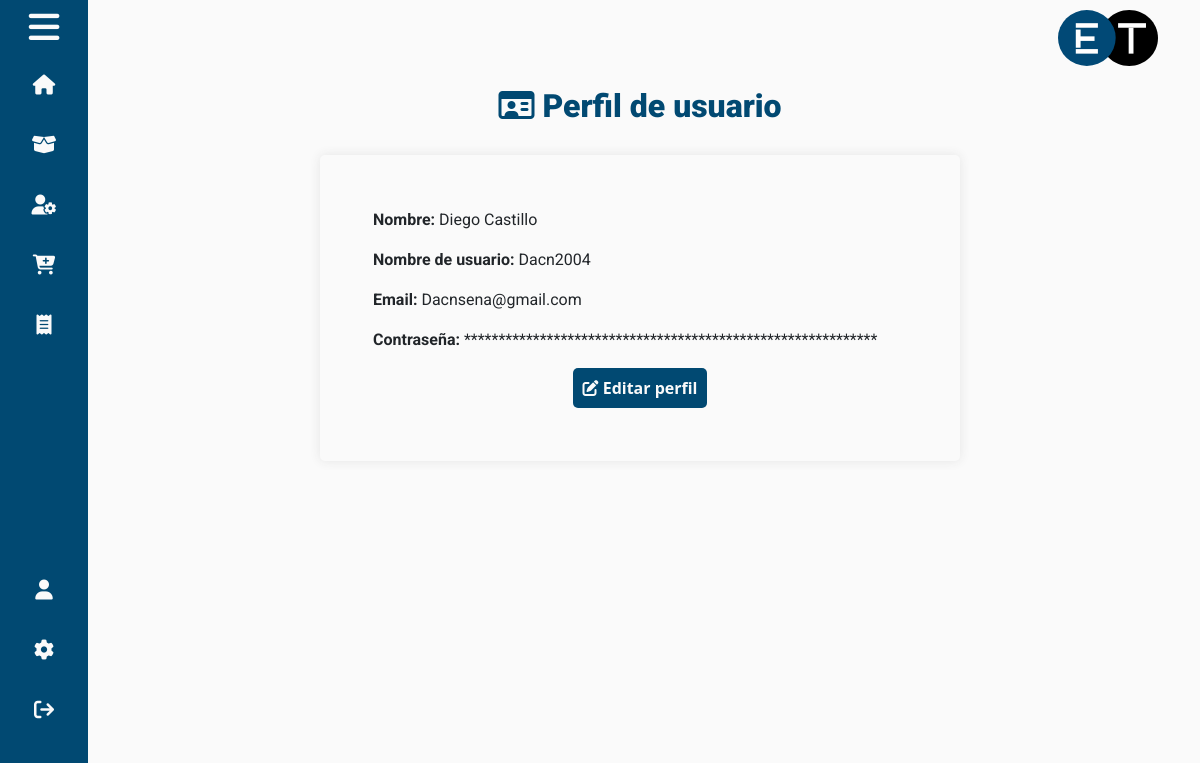
Screenshot of /view/admin/configuracion/perfil.php (signed in) with the database file from the repository.
### tables this page shows
CREATE TABLE `usuarios` (
  `id` int(11) NOT NULL,
  `nombre` varchar(50) NOT NULL,
  `username` varchar(20) NOT NULL,
  `password` varchar(255) DEFAULT NULL,
  `id_rol` int(11) NOT NULL,
  `email` varchar(100) NOT NULL,
  `last_session` datetime DEFAULT NULL,
  `activacion` int(11) NOT NULL DEFAULT 0,
  `password_request` int(11) NOT NULL DEFAULT 0,
  `codigo_recuperacion` varchar(6) DEFAULT NULL
);

### controller/mostrardatosperfil.php (called while the page is built, shortened)
<?php
include "../../../model/conexion.php";
$usuario = $_SESSION['usuario'];
$consulta = "SELECT * FROM usuarios WHERE username='$usuario'";
$resultado = $conexion->query($consulta);
if ($resultado && $resultado->num_rows > 0) {
    $usuarioData = $resultado->fetch_assoc();
} else {
    echo "<script>alert('No se encontraron los datos del usuario');</script>";
}

### controller/ocultarcontra.php (called while the page is built)
<?php
function hidePassword($password) {
    $length = strlen($password);
    $hiddenPassword = str_repeat('*', $length);
    return $hiddenPassword;
}

### view/admin/configuracion/perfil.php (the view, shortened to what this page needs)
<?php include '../../../controller/MostrarDatosPerfil.php' ?>
<!DOCTYPE html>
<html lang="en">
<head>
    <link href="https://cdn.jsdelivr.net/npm/bootstrap@5.3.2/dist/css/bootstrap.min.css" rel="stylesheet">
    <link href="https://unpkg.com/aos@2.3.1/dist/aos.css" rel="stylesheet">
    <link rel="stylesheet" href="../../../public/css/editarperfil.css">
</head>
<body>
    <nav class="sidebar close">
        <header>
            <i class="fa-solid fa-bars toggle"></i>
        </header>
        <div class="menu-bar">
            <div class="menu">
                <ul class="menu-links">
                    <li class="nav-link">
                        <a href="../homeadmin.php">
                            <i class="fa-solid fa-house"></i>
                        </a>
                    </li>
                    <li class="nav-link">
                        <a href="../inventario/inventarioadmin.php">
                            <i class="fa-solid fa-box-open"></i>
                        </a>
                    </li>
                    <li class="nav-link">
                        <a href="../gestionar/gestionarusuarios.php">
                            <i class="fa-solid fa-user-gear"></i>
                        </a>
                    </li>
                    <li class="nav-link">
                        <a href="../ventas/ventasadmin.php">
                            <i class="fa-solid fa-cart-plus"></i>
                        </a>
                    </li>
                    <li class="nav-link">
                        <a href="../ventas/facturasadmin.php">
                            <i class="fa-solid fa-receipt"></i>
                        </a>
                    </li>
                </ul>
            </div>
            <div class="bottom-content">
                <li class="nav-link user-info">
                    <i class="fa-solid fa-user"></i>
                </li>
                <li class="nav-link">
                    <a href="../configuracion/perfil.php">
                        <i class="fa-solid fa-gear"></i>
                    </a>
                </li>
                <li class="nav-link">
                    <a href="../../../controller/logout.php">
                        <i class="fa-solid fa-arrow-right-from-bracket"></i>
                    </a>
                </li>
            </div>
        </div>
    </nav>
    <section class="home">
        <div class="container head">
            <img id="logo" src="../../../public/img/logo2.svg" alt="logo">
        </div>
        <h2><strong><i class="fa-regular fa-id-card"></i> Perfil de usuario</strong></h2>
        <div class="container datos">
            <?php include '../../../controller/ocultarcontra.php' ?>
            <p><strong>Nombre:</strong> <?php echo $usuarioData['nombre']; ?></p>
            <p><strong>Nombre de usuario:</strong> <?php echo $usuarioData['username']; ?></p>
            <p><strong>Email:</strong> <?php echo $usuarioData['email']; ?></p>
            <p><strong>Contraseña:</strong> <?php echo hidePassword($usuarioData['password']); ?></p>
            <button id="editarPerfilBtn" class="linkicono" data-bs-toggle="modal" data-bs-target="#editarPerfilModal"><i class="fa-solid fa-pen-to-square"></i> Editar perfil</button>
        </div>
    </section>
</body>
</html>

### public/css/editarperfil.css (style rules this page uses)
:root { --primary-color: #014972; --primary-color-light: #039bf900; --secondary-color: #fafafa; --tertiary-color: #1d242b; --fourth-color: #dde6ed; --tran-03: all 0.2s ease; --tran-04: all 0.3s ease; --tran-05: all 0.4s ease; }
h1, h2, h3, h4, h5, h6 { font-family: "Roboto"; font-weight: bold; color: var(--tertiary-color); }
p, a, li, td, input, label { font-family: "Roboto"; }
body { min-height: 100hv; background: var(--secondary-color); transition: var(--tran-05); }
ul { padding-left: 0; }
.sidebar { position: fixed; top: 0; left: 0; height: 100%; width: 230px; padding: 10px 14px; background: var(--primary-color); transition: var(--tran-05); z-index: 100; }
.sidebar.close { width: 88px; }
.sidebar li { display: flex; height: 50px; list-style: none; align-items: center; margin-top: 10px; }
.sidebar header img, .sidebar .fa-solid { min-width: 60px; border-radius: 5px; }
.sidebar .fa-solid { display: flex; min-width: 60px; border-radius: 6px; height: 100%; align-items: center; justify-content: center; font-size: 20px; }
.sidebar .text, .sidebar .fa-solid { color: var(--secondary-color); transition: var(--tran-03); }
.sidebar header { position: relative; }
.sidebar header .toggle { display: flex; position: absolute; top: 20%; right: 0px; height: 35px; width: 35px; color: var(--secondary-color); align-items: center; justify-content: center; font-size: 35px; cursor: pointer; transition: var(--tran-05); }
.sidebar.close .toggle { width: 100%; top: 20%; }
.sidebar .menu { margin-top: 40px; }
.sidebar li a { display: flex; list-style: none; height: 100%; background: transparent; align-items: center; height: 100%; width: 100%; border-radius: 6px; text-decoration: none; transition: var(--tran-03); }
.sidebar .menu-bar { display: flex; height: calc(100% - 55px); flex-direction: column; justify-content: space-between; overflow-y: scroll; }
.sidebar .user-info { cursor: default; }
.home { position: relative; top: 0; left: 100px; height: auto; width: 90%; background: var(--secondary-color); transition: var(--tran-05); padding: 10px; }
h2 { color: var(--primary-color); text-align: center; padding: 2%; }
.container.head { display: flex; justify-content: flex-end; }
.container.datos { width: 80vh; padding: 5%; border-radius: 5px; box-shadow: 0px 0px 11px 0px rgb(229 229 229); }
button.linkicono { display: block; font-weight: 600; color: var(--secondary-color); margin: 0 auto; border: none; border-radius: 5px; padding: 8px 10px; background: var(--primary-color); }

### rows the page displays
usuarios: nombre "Diego Castillo", username "Dacn2004", email "Dacnsena@gmail.com", password "************************************************************"
